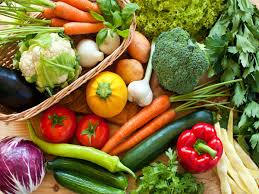
#> input picture TestVegetable.jpg, 259 x 194 px
$ python hierarchical_search.py
#> lines starting #> are read from the running program, lines starting #| are printed output that depends on the picture
from PIL import Image, ImageDraw, ImageFilter
import math


TESTFILENAME = 'TestVegetable.jpg'
TEMPLATEFILENAME = 'TemplateVegetable.jpg'
imTest = Image.open(TESTFILENAME).convert('L')
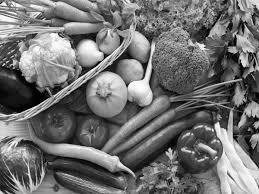
#> imTest: PIL image 259x194 L; min 0, max 255, mean 112.4
imTemp = Image.open(TEMPLATEFILENAME).convert('L')
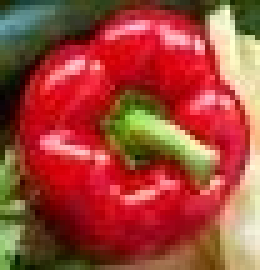
#> input picture TemplateVegetable.jpg, 52 x 54 px (shown 5 times larger)
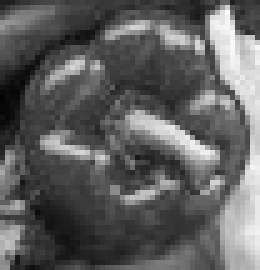
#> imTemp: PIL image 52x54 L (shown 5 times larger); min 3, max 250, mean 95.3

TestWidth, TestHeight = imTest.size
#> TestWidth = 259; TestHeight = 194
TempWidth, TempHeight = imTemp.size
#> TempWidth = 52; TempHeight = 54
image_center_x = TestWidth / 2
#> image_center_x = 129.5
image_center_y = TestHeight / 2
#> image_center_y = 97

def logarithmic_search(pixTest, pixTemp, widthTest, heightTest, widthTemp, heightTemp, search_center_x, search_center_y):
    def normalized_cost(center_x, center_y):
        total_cost = 0
        test_cost = 0
        ref_cost = 0
        #print center_x, center_y
        for i in range(heightTemp):
            for j in range(widthTemp):
                total_cost += pixTemp[j, i] * pixTest[center_x + j, center_y + i]
                test_cost += pixTest[center_x + j, center_y + i] * pixTest[center_x + j, center_y + i]
                ref_cost += pixTemp[j, i] * pixTemp[j, i]
        # print total_cost / math.sqrt( test_cost * ref_cost )
        return total_cost / math.sqrt(test_cost * ref_cost)

    # starting the algorithm
    # initial center
    #search_center_x = widthTest / 2
    #search_center_y = heightTest / 2
    # initial step size
    step_size = 4.0
    breaking = 0
    #count = 1
    if search_center_x + step_size + widthTemp > widthTest or search_center_x - step_size < 0 or search_center_y + step_size + heightTemp > heightTest or search_center_y - step_size < 0:
        #print search_center_y + step_size + heightTemp, heightTest
        breaking = 1

    while step_size >= 1 and breaking == 0:
        # cost of center and 4 positions around the center along axis X-Y
        #print widthTest, heightTest, widthTemp, heightTemp,step_size
        #print count+1
        cost_center = normalized_cost(search_center_x, search_center_y)
        cost_left = normalized_cost(search_center_x - step_size, search_center_y)
        cost_right = normalized_cost(search_center_x + step_size, search_center_y)
        cost_up = normalized_cost(search_center_x, search_center_y + step_size)
        cost_down = normalized_cost(search_center_x, search_center_y - step_size)
        cost_upperRight = normalized_cost(search_center_x + step_size, search_center_y + step_size)
        cost_upperLeft = normalized_cost(search_center_x - step_size, search_center_y + step_size)
        cost_lowerRight = normalized_cost(search_center_x + step_size, search_center_y - step_size)
        cost_lowerLeft = normalized_cost(search_center_x - step_size, search_center_y - step_size)

        # finding maximum cost function
        cost_list = [0.0, 0.0, 0.0, 0.0, 0.0, 0.0, 0.0, 0.0, 0.0]
        cost_list[0] = cost_center
        cost_list[1] = cost_left
        cost_list[2] = cost_right
        cost_list[3] = cost_up
        cost_list[4] = cost_down
        cost_list[5] = cost_upperRight
        cost_list[6] = cost_upperLeft
        cost_list[7] = cost_lowerRight
        cost_list[8] = cost_lowerLeft
        cost_list.sort()
        #print  cost_list
        maximum_cost = cost_list[8]

        if maximum_cost == cost_center:
            step_size /= 2.0
            #print 'center'
            #print search_center_x, search_center_y, step_size
        # print step_size
        else:
            #step_size = 8
            if maximum_cost == cost_left:
                search_center_x = search_center_x - step_size
            elif maximum_cost == cost_right:
                search_center_x = search_center_x + step_size
            elif maximum_cost == cost_up:
                search_center_y = search_center_y + step_size
                #print 'up'
                #print search_center_x, search_center_y, step_size
            elif maximum_cost == cost_down:
                search_center_y = search_center_y - step_size
                #print 'down'
                #print search_center_x, search_center_y, step_size
            elif maximum_cost == cost_upperRight:
                search_center_x = search_center_x + step_size
                search_center_y = search_center_y + step_size
            elif maximum_cost == cost_upperLeft:
                search_center_x = search_center_x - step_size
                search_center_y = search_center_y + step_size
            elif maximum_cost == cost_lowerLeft:
                search_center_x = search_center_x - step_size
                search_center_y = search_center_y - step_size
            else:
                #print 'else'
                search_center_x = search_center_x + step_size
                search_center_y = search_center_y - step_size
            step_size = 4
        #print 'bal'
        #print search_center_x, search_center_y, step_size
        if search_center_x + step_size + widthTemp > widthTest or search_center_x - step_size < 0 or search_center_y + step_size + heightTemp > heightTest or search_center_y - step_size < 0:
            breaking = 1
    return search_center_x, search_center_y


#starting algorithm
def hierarchical( imTesting , imTemping, leveling):
    if leveling == level+1:
        return 0, 0

    #low-filtering an image
    blurred_test = imTesting.filter(ImageFilter.BLUR)
    blurred_temp = imTemping.filter(ImageFilter.BLUR)

    #subsampled by 2
    blurred_test = blurred_test.resize((imTesting.size[0] / 2, imTesting.size[1] / 2), Image.BILINEAR)
    blurred_temp = blurred_temp.resize((imTemping.size[0] / 2, imTemping.size[1] / 2), Image.BILINEAR)
    pixTest = blurred_test.load()
    pixTemp = blurred_temp.load()
    widthTest, heightTest = blurred_test.size
    widthTemp, heightTemp = blurred_temp.size

    search_center_x, search_center_y = hierarchical(blurred_test, blurred_temp, leveling+1)
    #print search_center_x, search_center_y, leveling
    search_center_x = search_center_x * 2 + widthTest / 2
    search_center_y = search_center_y * 2 + heightTest / 2
    #print widthTest, heightTest, search_center_x, search_center_y, leveling

    best_x, best_y = logarithmic_search(pixTest, pixTemp, widthTest, heightTest, widthTemp, heightTemp, search_center_x, search_center_y)
    #print best_x, best_y, leveling
    if leveling == 0:
        blurred_test = imTesting.filter(ImageFilter.BLUR)
        blurred_temp = imTemping.filter(ImageFilter.BLUR)
        pixTest = blurred_test.load()
        pixTemp = blurred_temp.load()
        best_x -= search_center_x
        best_y -= search_center_y
        search_center_x = best_x * 2 + TestWidth / 2
        search_center_y = best_y * 2 + TestHeight / 2
        #return search_center_x, search_center_y
        #print TestWidth, TestHeight, TempWidth, TempHeight, search_center_x, search_center_y
        return logarithmic_search(pixTest, pixTemp, TestWidth, TestHeight, TempWidth, TempHeight, search_center_x, search_center_y)
        #return best_x, best_y
    else:
        return best_x - search_center_x, best_y - search_center_y


#define number of level
level = 2
bestPosition = hierarchical(imTest, imTemp, 0)
#> call 2 of hierarchical, with leveling = 1
#> in hierarchical (call 2), `blurred_test = imTesting.filter(ImageFilter.BLUR)`:
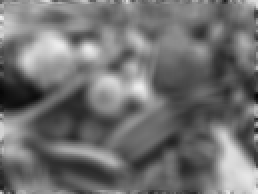
#> blurred_test: PIL image 129x97 L (shown 2 times larger); min 7, max 238, mean 112.5
#> in hierarchical (call 2), `blurred_temp = imTemping.filter(ImageFilter.BLUR)`:
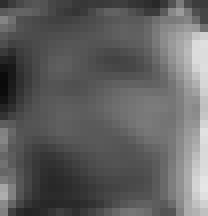
#> blurred_temp: PIL image 26x27 L (shown 8 times larger); min 10, max 230, mean 96.6
#> call 3 of hierarchical, with leveling = 2
#> in hierarchical (call 3), `blurred_test = imTesting.filter(ImageFilter.BLUR)`:
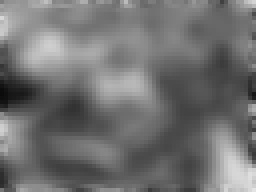
#> blurred_test: PIL image 64x48 L (shown 4 times larger); min 11, max 227, mean 112.7
#> in hierarchical (call 3), `search_center_x, search_center_y = hierarchical(blurred_test, blurred_..`: search_center_x = 0
#> in hierarchical (call 3), `search_center_x = search_center_x * 2 + widthTest / 2`: search_center_x = 16
#> in hierarchical (call 3), `search_center_y = search_center_y * 2 + heightTest / 2`: search_center_y = 12
#> the loop in logarithmic_search, `while step_size >= 1 and breaking == 0:` made 1 pass
#> (cost_center, cost_left, cost_right, cost_up, cost_down, cost_upperRight, cost_upperLeft, cost_lowerRight) on pass 1: (0.897, 0.949, 0.948, 0.926, 0.857, 0.968, 0.919, 0.943)
#> after the loop in logarithmic_search, `while step_size >= 1 and breaking == 0:`: search_center_x = 20; search_center_y = 16
#> in hierarchical (call 3), `best_x, best_y = logarithmic_search(pixTest, pixTemp, widthTest, heigh..`: best_x = 20; best_y = 16
#> in hierarchical (call 2), `search_center_x, search_center_y = hierarchical(blurred_test, blurred_..`: search_center_x = 4
#> in hierarchical (call 2), `search_center_x = search_center_x * 2 + widthTest / 2`: search_center_x = 40
#> in hierarchical (call 2), `search_center_y = search_center_y * 2 + heightTest / 2`: search_center_y = 32
#> in hierarchical (call 2), `best_x, best_y = logarithmic_search(pixTest, pixTemp, widthTest, heigh..`: best_x = 40; best_y = 32
#> in hierarchical, `search_center_x, search_center_y = hierarchical(blurred_test, blurred_..`: search_center_x = 0
#> in hierarchical, `search_center_x = search_center_x * 2 + widthTest / 2`: search_center_x = 64.5
#> in hierarchical, `search_center_y = search_center_y * 2 + heightTest / 2`: search_center_y = 48.5
#> in hierarchical, `best_x, best_y = logarithmic_search(pixTest, pixTemp, widthTest, heigh..`: best_x = 50.5
#> in hierarchical, `best_x -= search_center_x`: best_x = -14
#> in hierarchical, `best_y -= search_center_y`: best_y = 2
#> in hierarchical, `search_center_x = best_x * 2 + TestWidth / 2`: search_center_x = 101.5
#> in hierarchical, `search_center_y = best_y * 2 + TestHeight / 2`: search_center_y = 101
#> bestPosition = (102.5, 99)


#showing pictorially
imTesting = Image.open(TESTFILENAME).convert('RGB')
#> imTesting is the input picture: PIL image 259x194 RGB; mean R, G, B 131.1, 113.1, 60.2
draw = ImageDraw.Draw(imTesting)
draw.rectangle(((bestPosition[0], bestPosition[1]), (bestPosition[0] + TempWidth, bestPosition[1] + TempHeight)), outline="black")
imTesting.save("OutputHierarchical.jpg","JPEG")
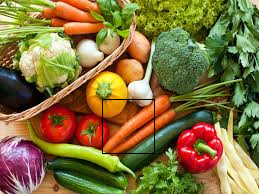
#> saved as OutputHierarchical.jpg: PIL image 259x194 RGB; mean R, G, B 130.4, 112.6, 60

#print(maximum_cost, search_center_x, search_center_y, breaking, step_size)
print(bestPosition[0], bestPosition[1])
#| 102.5 99.0
